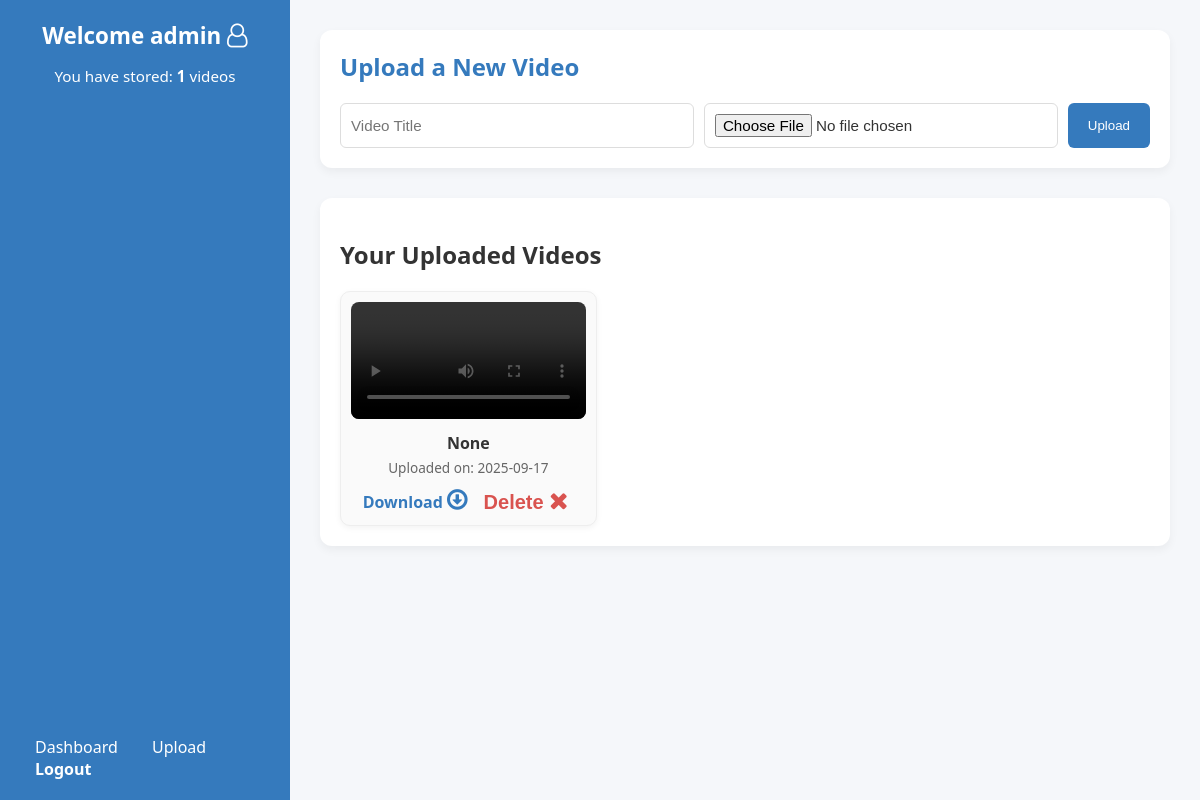
The app's page /dashboard (signed in) with its own data.
### app.py (models this page shows)
class User(db.Model, UserMixin):
    id = db.Column(db.Integer, primary_key=True)
    username = db.Column(db.String(100), unique=False, nullable=False)
    email = db.Column(db.String(100), unique=True, nullable=False)
    password = db.Column(db.String(200), nullable=False)
    videos = db.relationship('Video', backref='owner', lazy=True)

class Video(db.Model):
    id = db.Column(db.Integer, primary_key=True)
    filename = db.Column(db.String(200), nullable=False)
    title = db.Column(db.String(200))
    user_id = db.Column(db.Integer, db.ForeignKey('user.id'), nullable=False)
    upload_date = db.Column(db.DateTime, default=datetime.utcnow)

### app.py (the view)
@app.route('/dashboard')
@login_required
def dashboard():
    videos = Video.query.filter_by(user_id=current_user.id).all()
    return render_template("dashboard.html", videos=videos)

### app.py (called while the page is built)
@login_manager.user_loader
def load_user(user_id):
    return db.session.get(User, int(user_id))

### templates/dashboard.html (shortened to what this page needs)
<!DOCTYPE html>
<html lang="en">
<head>
  <link rel="stylesheet" href="{{ url_for('static', filename='dashboard.css') }}">
  <link rel="stylesheet" href="https://cdnjs.cloudflare.com/ajax/libs/font-awesome/4.7.0/css/font-awesome.min.css">
</head>
<body>
  <div class="dashboard_container">
    <aside class="sidebar">
      <div class="profile">
        <h2>Welcome {{ current_user.username }} <i style="font-size:24px" class="fa">&#xf2c0;</i></h2>
        <p>You have stored: <strong>{{ videos|length }}</strong> videos</p>
      </div>
      <nav class="sidebar_nav">
        <a href="{{ url_for('dashboard') }}"> Dashboard</a>
        <a href="#upload"> Upload</a>
        <a href="{{ url_for('logout') }}" class="logout_link"> Logout</a>
      </nav>
    </aside>
    <main class="main_content">
      <section id="upload" class="upload_section">
        <h2> Upload a New Video</h2>
        <form action="{{ url_for('upload') }}" method="post" enctype="multipart/form-data" class="upload_form">
          <input type="text" name="title" placeholder="Video Title" required>
          <input type="file" name="video" accept="video/*" required>
          <button type="submit">Upload</button>
        </form>
      </section>
      <section class="videos_section">
        <h2> Your Uploaded Videos</h2>
        {% if videos %}
          <div class="videos_container">
            {% for video in videos %}
              <div class="video_card">
                <video controls>
                  <source src="{{ url_for('static', filename='videos/' + video.filename) }}" type="video/mp4">
                </video>
                <p><strong>{{ video.title }}</strong></p>
                <small>Uploaded on: {{ video.upload_date.strftime("%Y-%m-%d") }}</small>
                <div class="actions">
                  <a href="{{ url_for('download', video_id=video.id) }}"> Download <i style="font-size:24px" class="fa">&#xf01a;</i></a>
                  <form action="{{ url_for('delete', video_id=video.id) }}" method="post" style="display:inline;">
                    <button type="submit" class="delete_btn"> Delete <i style="font-size:24px" class="fa">&#xf00d;</i></button>
                  </form>
                </div>
              </div>
            {% endfor %}
          </div>
        {% else %}
          <p class="empty_msg">You haven’t uploaded any videos yet.</p>
        {% endif %}
      </section>
    </main>
  </div>
</body>
</html>

### static/dashboard.css (style rules this page uses)
body { margin: 0; font-family: "Segoe UI", Tahoma, Geneva, Verdana, sans-serif; background: #f5f7fa; color: #333; }
.dashboard_container { display: flex; min-height: 100vh; }
.sidebar { width: 250px; background: #357abd; color: white; padding: 20px; display: flex; flex-direction: column; justify-content: space-between; }
.profile { text-align: center; margin-bottom: 30px; }
.profile h2 { font-size: 1.4rem; margin: 0 0 10px; }
.profile p { font-size: 0.95rem; }
.sidebar_nav a { color: white; text-decoration: none; padding: 10px 15px; margin-bottom: 10px; border-radius: 6px; transition: background 0.3s; }
.logout_link { margin-top: auto; font-weight: bold; }
.main_content { flex: 1; padding: 30px; }
.upload_section { background: #fff; padding: 20px; border-radius: 12px; box-shadow: 0 4px 10px rgba(0,0,0,0.05); margin-bottom: 30px; }
.upload_section h2 { margin-top: 0; color: #357abd; }
.upload_form { display: flex; gap: 10px; flex-wrap: wrap; }
.upload_form input[type="text"], .upload_form input[type="file"] { flex: 1; padding: 10px; border: 1px solid #ddd; border-radius: 6px; font-size: 0.95rem; }
.upload_form button { background: #357abd; color: white; border: none; padding: 10px 20px; border-radius: 6px; cursor: pointer; transition: background 0.3s; }
.videos_section { background: #fff; padding: 20px; border-radius: 12px; box-shadow: 0 4px 10px rgba(0,0,0,0.05); }
.videos_container { display: grid; grid-template-columns: repeat(3, minmax(250px, 1fr)); gap: 20px; }
.video_card { background: #fafafa; border: 1px solid #eee; border-radius: 10px; padding: 10px; text-align: center; box-shadow: 0 2px 6px rgba(0,0,0,0.05); }
.video_card video { width: 100%; height: auto; border-radius: 8px; }
.video_card p { margin: 8px 0 4px; font-weight: bold; }
.video_card small { display: block; color: #666; margin-bottom: 10px; font-size: 0.85rem; }
.actions { display: flex; justify-content: center; gap: 10px; }
.actions a { text-decoration: none; color: #357abd; font-weight: bold; }
.delete_btn { background: transparent; border: none; color: #d9534f; font-weight: bold; font-size: 20px; }

### records on screen
User: username "admin"
Video: title "None", upload_date "2025-09-17"

### other values on screen
{{ videos|length }} "1"
